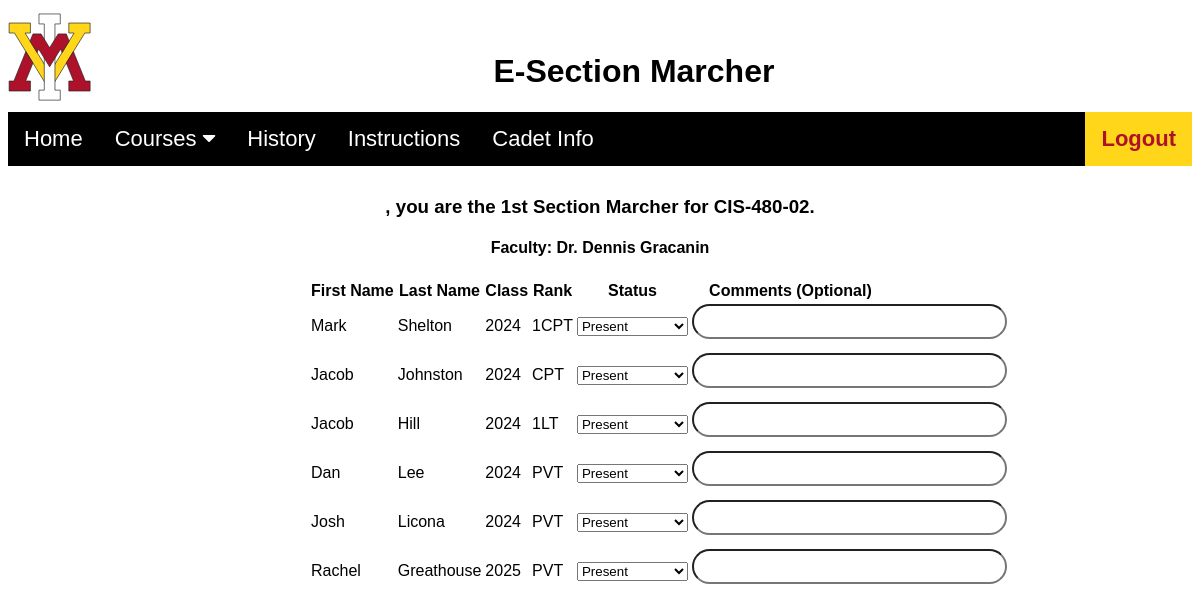
The page /newCourse.php on the database its author committed.
### tables this page shows
CREATE TABLE `cadets` (
  `id_number` varchar(11) NOT NULL,
  `first_name` varchar(255) NOT NULL,
  `last_name` varchar(255) NOT NULL,
  `email` varchar(255) NOT NULL,
  `class` int(11) NOT NULL,
  `rank` varchar(255) NOT NULL DEFAULT '',
  `major` varchar(255) NOT NULL,
  `password` varchar(255) NOT NULL,
  `company` varchar(255) NOT NULL DEFAULT 'Company'
);

CREATE TABLE `rank` (
  `rank` varchar(255) NOT NULL,
  `rank_id` int(255) NOT NULL
);

### newCourse.php (the view, shortened to what this page needs)
<?php
    $servername = "localhost";
    $dbname = "capstone";
    $username = "root";
    $password = "";
    $conn = new mysqli($servername, $username, $password, $dbname);
    $sql = "SELECT * FROM cadets CROSS JOIN rank WHERE cadets.rank=rank.rank order by rank_id, class, last_name";
    $result = $conn->query($sql);
?>
<!DOCTYPE html>
<html lang = "en">
<head>
    <link rel="stylesheet" href="https://cdnjs.cloudflare.com/ajax/libs/font-awesome/4.7.0/css/font-awesome.min.css"/>
    <link href="style.css" rel="stylesheet"/>
</head>
<body>
    <div class = "header">
            <img id = "mainImg" src = "vmilogo.svg" id = "logo">
            <h1 id = "esection">E-Section Marcher</h1>
    </div>
    <div class="navbar">
        <a href = "cadetHome.php">Home</a>
        <div class="dropdown">
            <button class="dropbtn" onclick="myFunction()">Courses
            <i class="fa fa-caret-down"></i>
            </button>
        </div>
        <a href="cadetHistory.php">History</a>
        <a href="cadetInstructions.php">Instructions</a>
        <a href = "cadetInfo.php">Cadet Info</a>
        <a id = "logout" href="logout.php">Logout</a>
    </div>
    <div style="padding: 1%;">
        <center>
            <h3><?php echo $_SESSION['first_name']?>, you are the 1st Section Marcher for CIS-480-02.</h3>
            <h4>Faculty: Dr. Dennis Gracanin</h4>
            <table>
                <tr>
                    <th>First Name</th>
                    <th>Last Name</th>
                    <th>Class</th>
                    <th>Rank</th>
                    <th>Status</th>
                    <th>Comments (Optional)</th>
                </tr>
                <?php
                   if($result->num_rows > 0){
                    while($row = $result->fetch_assoc()) {
                        $first_name = $row["first_name"];
                        $last_name = $row["last_name"];
                        $rank = $row['rank'];
                        $class = $row['class'];
                        echo "<tr><td>$first_name</td>";
                        echo "<td>$last_name</td>";
                        echo "<td>$class</td>";
                        echo "<td>$rank</td>";
                        echo "<td>
                        <select id='status' name='status' required>
                        <option selected value='Present'>Present</option>
                        <option value='Late'>Late <5 mins</option>
                        <option value='Late Late'>Late 5-15 mins</option>
                        <option value='Absent'>Absent</option>
                            </select></td>";
                        echo "<td><input name = 'comments' type='textarea'>
                        </td></tr>";
        }
    }
                ?>
            </table>
        </center>
    </div>
</body>
</html>

### style.css (style rules this page uses)
body { font-family:sans-serif; -webkit-text-size-adjust:100%; ms-text-size-adjust:100% font-family: sans-serif; }
input { font-size: 20; border-radius: 25px; padding: 8px; margin-bottom: 10px; width: 150%; min-width: 100px; }
#mainImg { width: 7%; padding-bottom: .5%; }
.header { display: flex; border-width: 8px; }
#esection { padding-top: 2%; margin-left: 34%; }
.navbar { overflow: hidden; background-color: black; font-family: sans-serif; }
.navbar a { float: left; font-size: 22px; color: white; text-align: center; padding: 14px 16px; text-decoration: none; }
.dropdown { float: left; overflow: hidden; }
.dropdown .dropbtn { cursor: pointer; font-size: 22px; border: none; outline: none; color: white; padding: 14px 16px; background-color: inherit; font-family: inherit; margin: 0; }
#logout { float: right; background-color: #ffd619; color: #ae122a; font-weight: bold; }

### rows shown on the page
cadets: first_name "Mark", last_name "Shelton", class "2024", rank.rank "1CPT"
cadets: first_name "Jacob", last_name "Johnston", class "2024", rank.rank "CPT"
cadets: first_name "Jacob", last_name "Hill", class "2024", rank.rank "1LT"
cadets: first_name "Dan", last_name "Lee", class "2024", rank.rank "PVT"
cadets: first_name "Josh", last_name "Licona", class "2024", rank.rank "PVT"
cadets: first_name "Rachel", last_name "Greathouse", class "2025", rank.rank "PVT"
